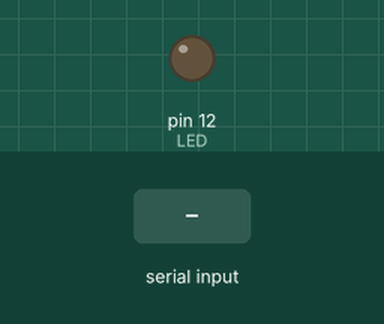
The sketch below on a simulated Arduino Uno, built with avr-gcc and run on an emulated ATmega328P. On the bench: output pins drawn as LEDs (lit = HIGH). Inputs (shaded band) come from the test bench.

Above: at 1.2 s.
1.3 s: "1" received over Serial
At 1.7 s:
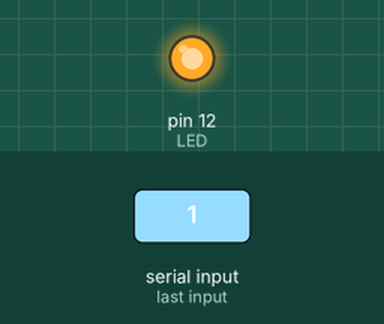
2.8 s: "0" received over Serial
At 4.2 s:
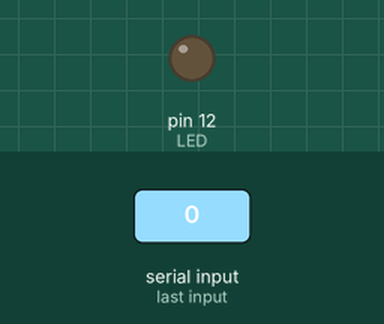
Timing chart, 0 to 5.8 s (numbered marks = the images above; inputs shaded):
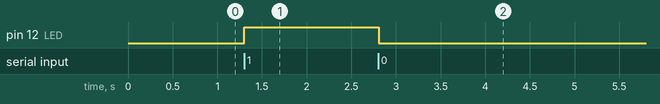

The sketch:

code.ino
```cpp
char val;//data received from the serial port
int LED = 12;//set the pin to digital I/O 12

void setup() {
  pinMode(LED, OUTPUT);
  Serial.begin(9600);
}

void loop() {
  if (Serial.available()) {//if data is available to read
    val = Serial.read();//read & stored in val
  }
  if (val == '1') {
    digitalWrite(LED, HIGH);
  }
  else{
    digitalWrite(LED, LOW);
  }
  delay(10);
}
```

Measured:
- after the input at 1.3 s, pin 12 (LED): LOW → HIGH at once
- after the input at 2.8 s, pin 12 (LED): HIGH → LOW at once
